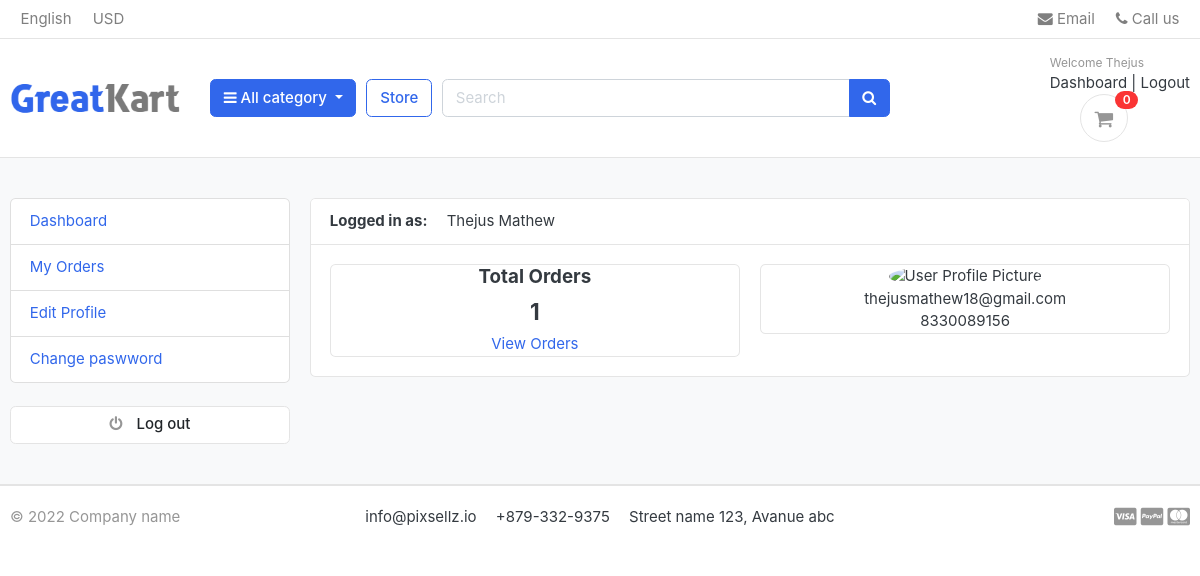
The app's page /accounts/dashboard/ (signed in) with its own data.
### accounts/models.py (models this page shows, shortened)
class Account(AbstractBaseUser):
    first_name = models.CharField(max_length=50)
    last_name = models.CharField(max_length=50)
    username = models.CharField(max_length=50,unique=True)
    email = models.EmailField(max_length=100,unique=True)
    phone_number = models.CharField(max_length=50)
    date_joined = models.DateTimeField(auto_now_add=True)
    last_login = models.DateTimeField(auto_now_add=True)
    is_admin = models.BooleanField(default=False)
    is_staff = models.BooleanField(default=False)
    is_active = models.BooleanField(default=False)
    is_superadmin = models.BooleanField(default=False)
    USERNAME_FIELD = 'email'
    REQUIRED_FIELDS = ['username', 'first_name','last_name']
    objects = MyAccountManager()
    def full_name(self):
        return f'{self.first_name} {self.last_name}'            #for printing the full name in the customer reviews

### accounts/views.py (the view)
# urls.py: path('dashboard/', views.dashboard, name='dashboard'),
@login_required(login_url ='login')     #it can be acceses only if we are logged in
def dashboard(request):
    orders = Order.objects.order_by('-created_at').filter(user_id=request.user.id,is_ordered=True)
    orders_count = orders.count()
    context={
        'orders_count': orders_count,
    }
    return render(request,'accounts/dashboard.html',context)

### carts/context_processor.py (called while the page is built)
def counter(request):
    cart_count = 0
    if 'admin' in request.path:
        return{}
    else:
        try:
            cart = Cart.objects.filter(cart_id=_cart_id(request))
            if request.user.is_authenticated:
                cart_items = CartItem.objects.all().filter(user=request.user)
            else:
                cart_items = CartItem.objects.all().filter(cart=cart[:1])   #filtering by the cart
            for cart_item in cart_items:
                cart_count= cart_count + cart_item.qunatity
        except Cart.DoesnotExist:
            cart_count = 0
    return  dict(cart_count =cart_count)

### carts/views.py (called while the page is built)
def _cart_id(request):          #private Function, i.e function to fetch the cart_id from the browser
    cart = request.session.session_key      #session_key is present in the cookies
    if not cart:
        cart =request.session.create()
    return cart

### category/context_processors.py (called while the page is built)
def menu_links(request):    #going to fetch all the cateogories from the database
   links = Category.objects.all()
   return dict(links=links)

### category/models.py (called while the page is built)
    def  get_url(self):    #here we are using self because we are creating the function inside the model Category
                return reverse('products_by_category', args=[self.slug])    #this function will bring us the Url of the particular Category

### templates/accounts/dashboard.html (shortened to what this page needs)
{% extends 'base.html' %}
{% block content %}
<section class="section-conten padding-y bg">
    <div class="container">
        <div class="row">
        {% include 'includes/dashboardsidebar.html' %}
        <main class="col-md-9">
            <article class="card">
            <header class="card-header">
                <strong class="d-inline-block mr-3">Logged in as:</strong>
                <span>{{user.full_name}}</span>
            </header>
            <div class="card-body">
                <div class="row">
                <div class="col-md-6">
                    <div class="card" style="text-align:center;">
                        <div card="card-body">
                            <h5 class ="cart-title">Total Orders</h5>
                            <h4>{{orders_count}}</h4>
                            <a href="">View Orders</a>
                        </div>
                    </div>
                </div>
                <div class="col-md-6">
                    <div class="card" style="text-align:center;">
                        <div card="card-body">
                            <img src="https://www.w3schools.com/w3images/avatar2.png" alt="User Profile Picture" width="50" height="50" style="border-radius:50%;">
                            <p class="mb-0">{{user.email}}</p>
                            <p>{{user.phone_number}}</p>
                        </div>
                    </div>
                </div>
                </div>
            </div>
            </article>
        </main>
    </div>
    </div>
    </section>
{% endblock %}

### templates/includes/navbar.html (shortened to what this page needs)
{% load static %}
<header class="section-header">
    <nav class="navbar p-md-0 navbar-expand-sm navbar-light border-bottom">
    <div class="container">
      <div class="collapse navbar-collapse" id="navbarTop4">
        <ul class="navbar-nav mr-auto">
            <li class="nav-item dropdown">
                 <a href="#" class="nav-link">   English </a>
            </li>
            <li class="nav-item dropdown">
                <a href="#" class="nav-link"> USD </a>
            </li>
        </ul>
        <ul class="navbar-nav">
            <li><a href="#" class="nav-link"> <i class="fa fa-envelope"></i> Email </a></li>
            <li><a href="#" class="nav-link"> <i class="fa fa-phone"></i> Call us </a></li>
        </ul>
      </div>
    </div>
    </nav>
    <section class="header-main border-bottom">
        <div class="container">
    <div class="row align-items-center">
        <div class="col-lg-2 col-md-3 col-6">
            <a href="{% url 'home' %}" class="brand-wrap">
                <img class="logo" src="{% static './images/logo.png' %}">
            </a>
        </div>
        <div class="col-lg col-sm col-md col-6 flex-grow-0">
            <div class="category-wrap dropdown d-inline-block float-right">
                <button type="button" class="btn btn-primary dropdown-toggle" data-toggle="dropdown">
                    <i class="fa fa-bars"></i> All category
                </button>
            </div>
        </div>
        <a href="{% url 'store' %}" class="btn btn-outline-primary">Store</a>
        <div class="col-lg  col-md-6 col-sm-12 col">
            <form action="{% url 'search' %}" class="search" method='GET'>
                <div class="input-group w-100">
                    <input type="text" class="form-control" style="width:60%;" placeholder="Search" name="keyword">
                    <div class="input-group-append">
                      <button class="btn btn-primary" type="submit">
                        <i class="fa fa-search"></i>
                      </button>
                    </div>
                </div>
            </form>
        </div>
        <div class="col-lg-3 col-sm-6 col-8 order-2 order-lg-3">
                    <div class="d-flex justify-content-end mb-3 mb-lg-0">
                      {% if user.id is  None %}
                        <div class="widget-header">
                            <small class="title text-muted">Welcome guest!</small>
                            <div>
                                <a href="{% url 'login' %}">sign in</a> <span class="dark-transp"> | </span>
                                <a href="{% url 'register' %}"> Register</a>
                            </div>
                        </div>
                        {% else %}
                        <div class="widget-header">
                            <small class="title text-muted">Welcome {{ user.first_name }}</small>
                            <div>
                                <a href="{% url 'dashboard' %}">Dashboard</a> <span class="dark-transp"> | </span>
                                <a href="{% url 'logout' %}">Logout</a>
                            </div>
                        {% endif %}
                        <a href="{% url 'cart' %}" class="widget-header pl-3 ml-3">
                            <div class="icon icon-sm rounded-circle border"><i class="fa fa-shopping-cart"></i></div>
                            <span class="badge badge-pill badge-danger notify">{{cart_count}}</span>
                        </a>
                    </div>
                </div>
    </div>
        </div>
    </section>
    </header>

### static/css/ui.css (style rules this page uses)
html { font-family: "Inter", sans-serif; font-size: 15px; }
.icon-xs, .icon-sm, .icon-md, .icon-lg { display: inline-block; text-align: center; flex-shrink: 0; flex-grow: 0; }
.icon-sm { width: 48px; height: 48px; line-height: 48px !important; font-size: 20px; }
.padding-y { padding-top: 40px; padding-bottom: 40px; }
article:after, .form-group:after { display: block; clear: both; content: ""; }
.bg { background-color: #f8f9fa; }
p:last-child { margin-bottom: 0; }
.header-main { position: relative; padding-top: 1rem; padding-bottom: 1rem; }
.brand-wrap .logo, .navbar-brand .logo { margin-right: 7px; max-height: 42px; display: inline-block; }
.widget-header { display: inline-block; vertical-align: middle; position: relative; }
.widget-header a { color: #343a40; }
.widget-header i { color: #969696; }
.widget-header .title { display: block; }
.widget-header .notify { position: absolute; top: -3px; right: -10px; }
.notify { position: absolute; top: -4px; right: -10px; display: inline-block; padding: 0.25em 0.6em; font-size: 12px; line-height: 1; text-align: center; border-radius: 3rem; color: #fff; background-color: #fa3434; }

### records on screen
Account: first_name "Thejus", full_name "Thejus Mathew", email "thejusmathew18@gmail.com", phone_number "8330089156"

### other values on screen
{{ cart_count }} "0"
{{ orders_count }} "1"
